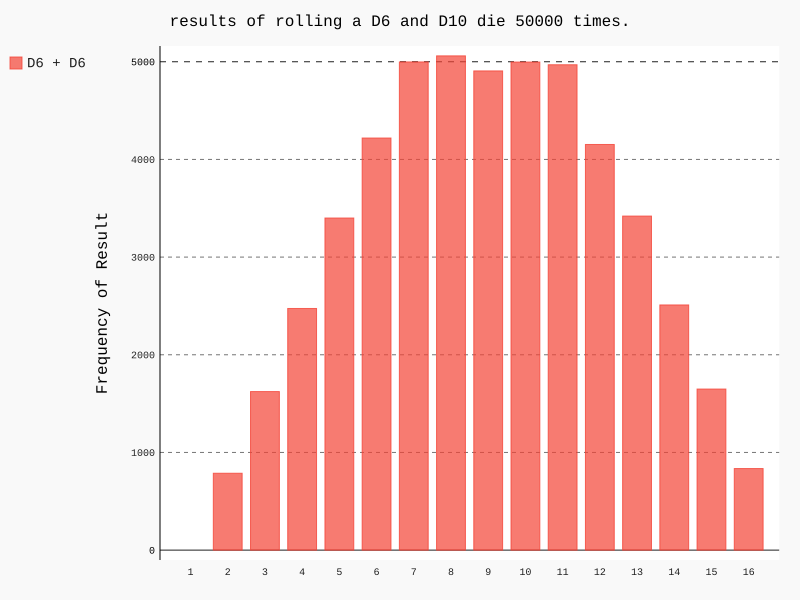

Here is the Python script that generated this plot:
from die import Die 
import pygal
die1 = Die() 
die2 = Die(num_sides=10) 
# Make some rolls, and store results in a list 
results = []
max_result = die1.num_sides+die2.num_sides
for roll_num in range(50000):
	result1 = die1.roll()
	result2 = die2.roll()
	result = result1 + result2
	results.append(result)

# analyze results 
frequencies = []
for value in range(1,max_result+1):
	frequency = results.count(value)
	frequencies.append(frequency)



#visualize the results in svg file
hist = pygal.Bar() 
hist.title = "results of rolling a D6 and D10 die 50000 times. "
hist.x_labels = ['1', '2', '3', '4', '5', '6', '7', '8', '9', '10', '11', '12','13', '14', '15', '16']
hist.x_tile = "Result"
hist.y_title= "Frequency of Result"
hist.add('D6 + D6', frequencies)
hist.render_to_file('die_visual.svg')
